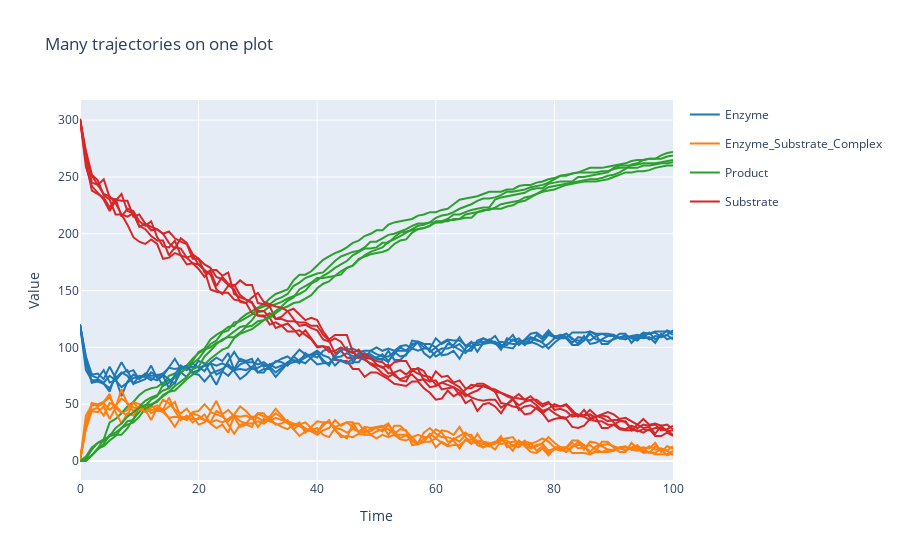

Notebook source saved alongside this figure:
### Code cell
results_many_trajectories.plotplotly(title="Many trajectories on one plot")
